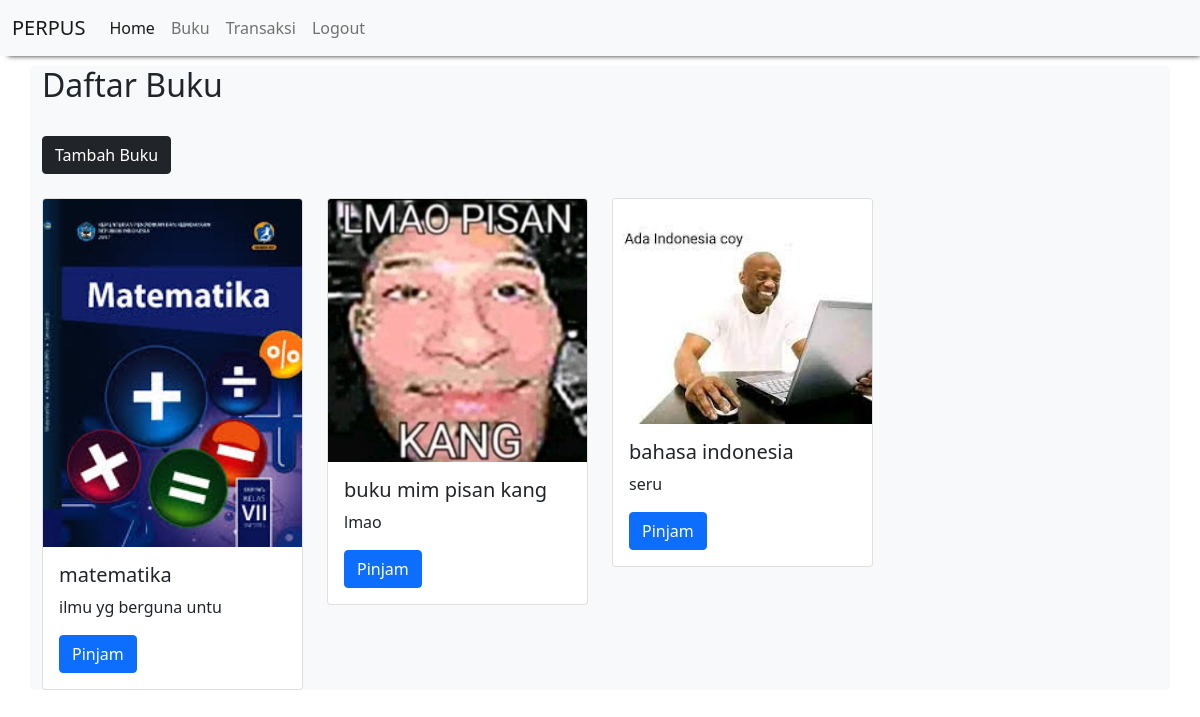
The page /buku.php (signed in) on the database its author committed.
### tables this page shows
CREATE TABLE `buku` (
  `id_buku` int(11) NOT NULL,
  `nama_buku` varchar(255) NOT NULL,
  `deskripsi` text NOT NULL,
  `foto` blob NOT NULL
);

### buku.php (the view)
<?php
    include "header.php";
?>
<h2>Daftar Buku</h2>
<br>
<a href="tambah_buku.php"> <button type="button" class="btn btn-dark"> Tambah Buku </button></a>
<br><br>
<div class="row">
    <?php
    include "koneksi.php";
    $qry_buku=mysqli_query($conn,"select * from buku");
    while($dt_buku=mysqli_fetch_array($qry_buku)){
        ?>
        <div class="col-md-3">
            <div class="card" >
              <img src="buku/<?=$dt_buku['foto']?>" class="card-img-top">
              <div class="card-body">
                <h5 class="card-title"><?=$dt_buku['nama_buku']?></h5>
                <p class="card-text"><?=substr($dt_buku['deskripsi'], 0,20)?></p>
                <a href="pinjam_buku.php?id_buku=<?=$dt_buku['id_buku']?>" class="btn btn-primary">Pinjam</a>
              </div>
            </div>
        </div>
        <?php
    }
    ?>
</div>
<?php
    include "footer.php";
?>

### header.php (shortened to what this page needs)
<!DOCTYPE html>
<html>
<head>
    <link href="https://cdn.jsdelivr.net/npm/bootstrap@5.0.1/dist/css/bootstrap.min.css" rel="stylesheet">
</head>
<body>
    <nav class="navbar navbar-expand-lg navbar-light bg-light" style="box-shadow: 4px 4px 5px -4px;">
      <div class="container-fluid">
        <a class="navbar-brand" href="#">PERPUS</a>
        <div class="collapse navbar-collapse" id="navbarNav">
          <ul class="navbar-nav">
            <li class="nav-item">
              <a class="nav-link active" aria-current="page" href="home.php">Home</a>
            </li>
            <li class="nav-item">
              <a class="nav-link" aria-current="page" href="buku.php">Buku</a>
            </li>
            <li class="nav-item">
              <a class="nav-link" aria-current="page" href="histori_peminjaman.php">Transaksi</a>
            </li>
            <li class="nav-item">
              <a class="nav-link" aria-current="page" href="logout.php">Logout</a>
            </li>
          </ul>
        </div>
      </div>
    </nav>
  <div class="container bg-light rounded" style="margin-top:10px">

### footer.php (shortened to what this page needs)
</div>
</body>
</html>

### rows shown on the page
buku: foto (picture), nama_buku "matematika", deskripsi "ilmu yg berguna untu"
buku: foto (picture), nama_buku "buku mim pisan kang", deskripsi "lmao"
buku: foto (picture), nama_buku "bahasa indonesia", deskripsi "seru"
